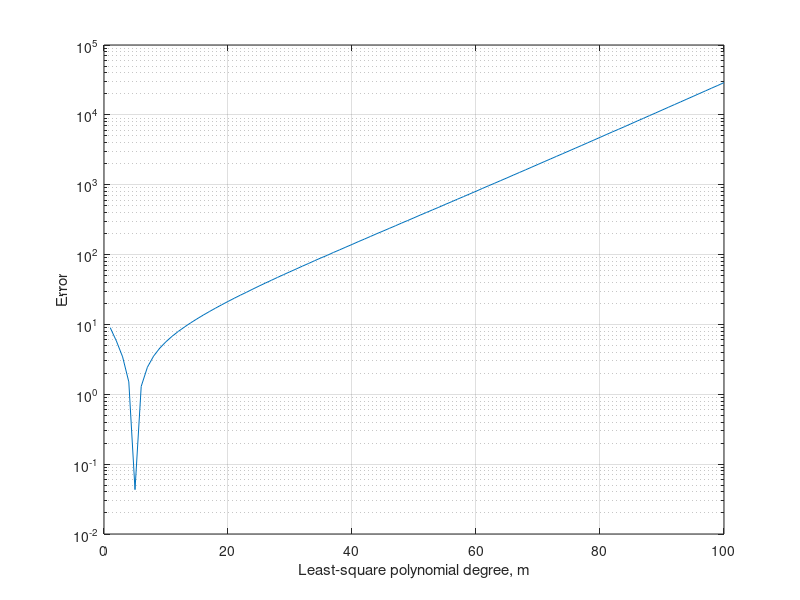

Source code (MATLAB):
xi_yi = load("data.mat").data;

m_max = 100 ;

xi = xi_yi(:,1);
yi = xi_yi(:,2);
% m<=n
er = zeros(1,m_max);

for m = 1:m_max
    
    px = polyfit(xi,yi,m);
    
    % hormer algorithm with reverse loop
    y = px(1);
    for i = 2:length(px)
        y = y .* xi + px(i);
    end

    er(m) = norm(xi.^m - y);
end 

% view
figure;
semilogy(1:m_max, er, "-");
xlabel("Least-square polynomial degree, m");
ylabel("Error");
grid on;